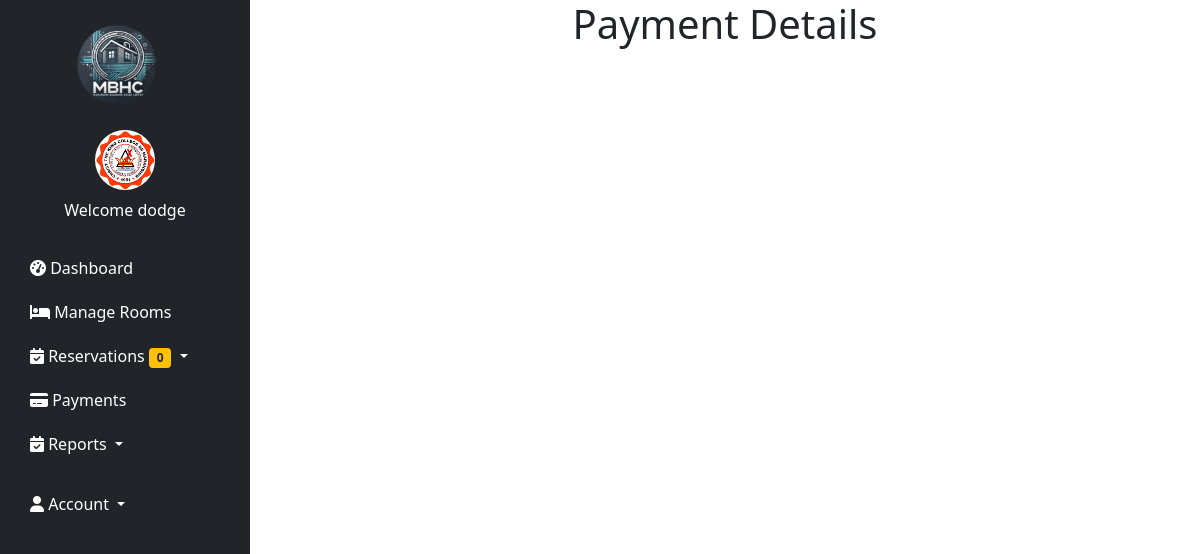
/payment.php (signed in), run on an earlier commit of the app's database.
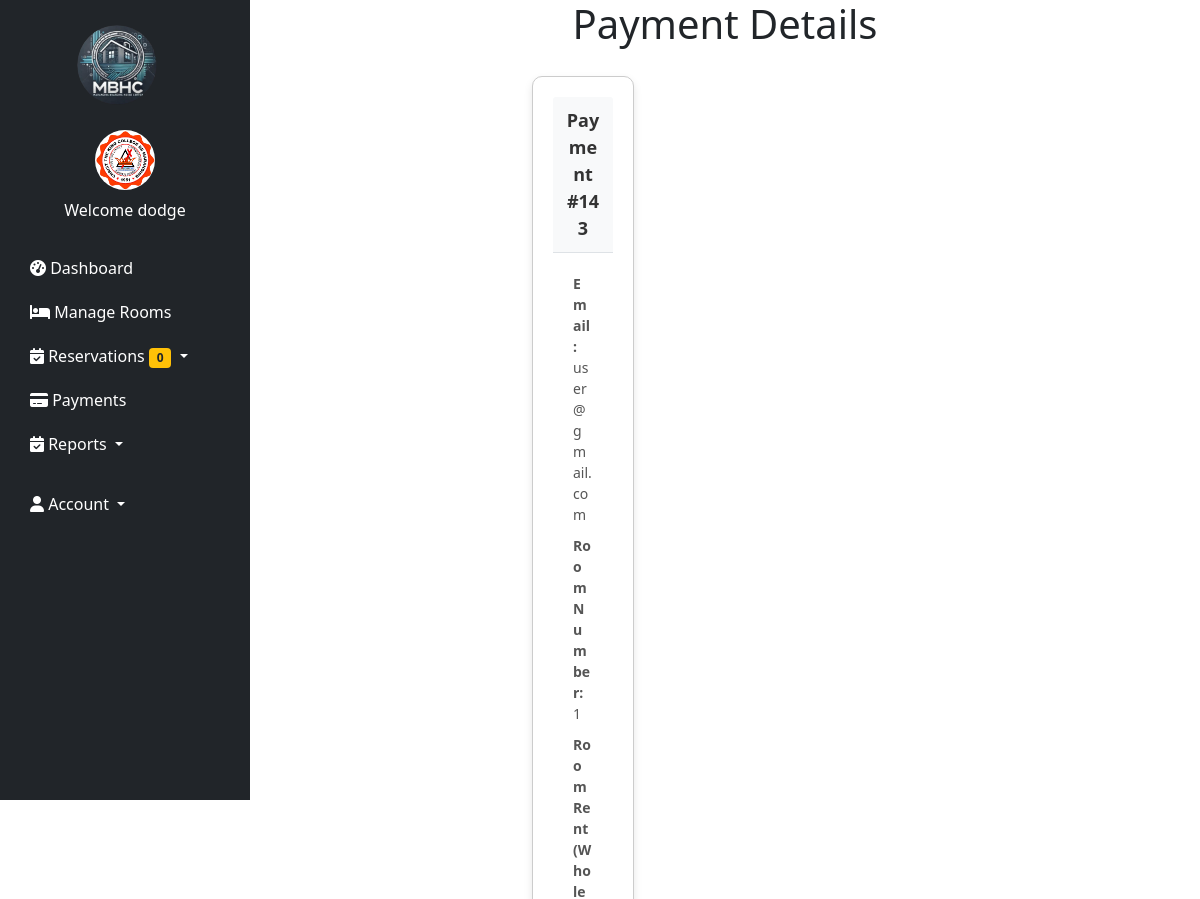
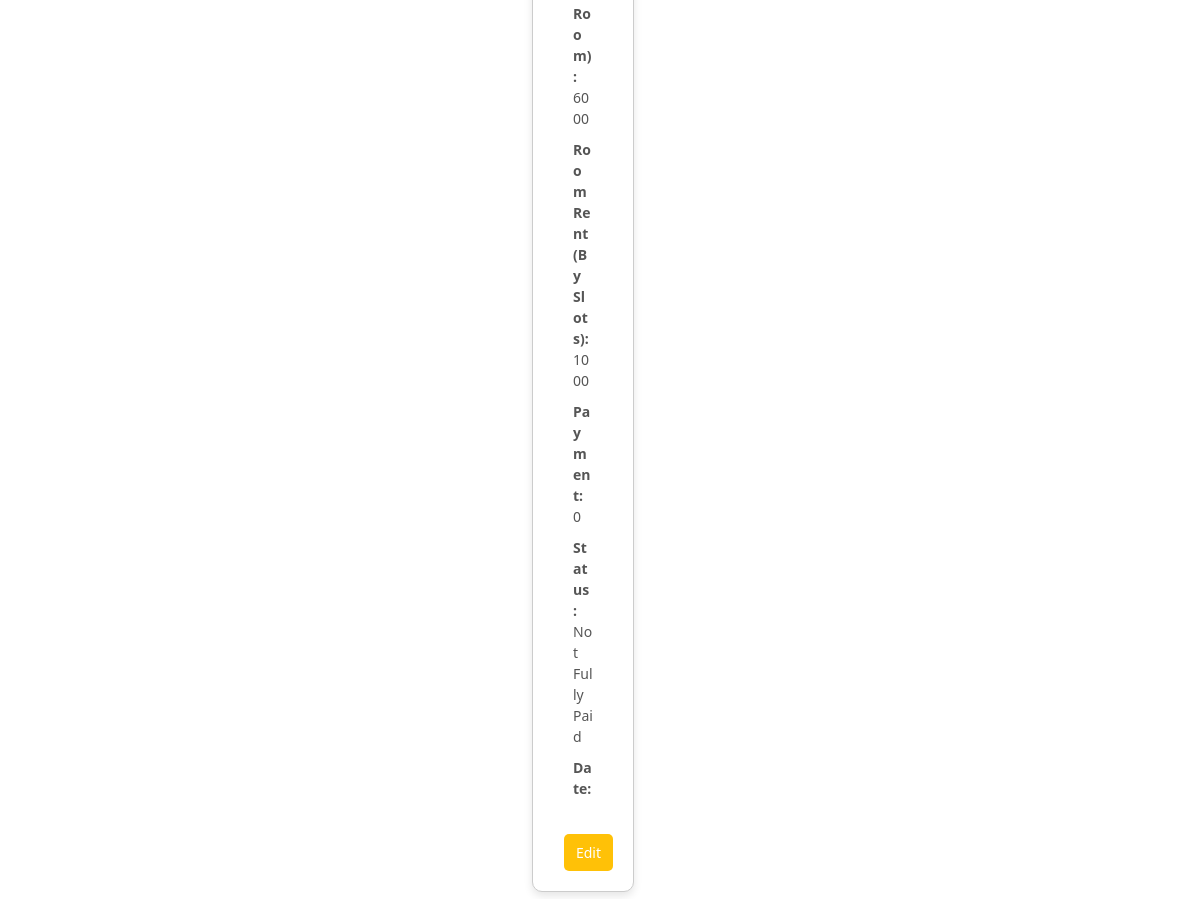
And on a later commit of the database (2 pictures, top to bottom).
### tables this page shows
CREATE TABLE `users` (
  `id` int(11) NOT NULL,
  `image` varchar(255) NOT NULL,
  `fname` varchar(50) NOT NULL,
  `lname` varchar(50) NOT NULL,
  `gender` varchar(255) NOT NULL,
  `tenant_status` varchar(255) NOT NULL,
  `school` varchar(255) NOT NULL,
  `uname` varchar(50) NOT NULL,
  `pass` varchar(50) NOT NULL,
  `role` varchar(50) NOT NULL,
  `hname` varchar(255) NOT NULL
);

CREATE TABLE `payments` (
  `id` int(255) NOT NULL,
  `res_id` int(255) NOT NULL,
  `email` varchar(255) NOT NULL,
  `room_no` int(255) NOT NULL,
  `price` varchar(255) NOT NULL,
  `room_slot` varchar(255) NOT NULL,
  `slot_price` int(255) NOT NULL,
  `payment` int(255) NOT NULL,
  `pay_stat` varchar(255) NOT NULL,
  `pay_date` datetime DEFAULT NULL,
  `hname` varchar(255) NOT NULL,
  `owner` varchar(255) NOT NULL
);

### payment.php (the view, shortened to what this page needs)
<?php require 'php/connection.php';
?>
<!DOCTYPE html>
<html lang="en">
<head>
      <link href="https://cdn.datatables.net/1.10.25/css/jquery.dataTables.min.css" rel="stylesheet">
</head>
<body>
    <?php include 'navigationbar.php'; ?>
    <?php
        if (!empty($_SESSION) && $_SESSION['role'] == 'landlord') {
            $hname = $_SESSION['hname'];
            $query = "SELECT * FROM reservation WHERE hname = '$hname' AND res_stat = 'Confirmed' order by id desc";
            $result = mysqli_query($conn, $query);
            $confirmedReservations = [];
            while ($fetch = mysqli_fetch_assoc($result)) {
                $confirmedReservations[] = $fetch['email'];
            }
        }
    ?>
    <?php if (!empty($_SESSION) && $_SESSION['role'] == 'landlord'): ?>
        <h1>Payment Details</h1>
    <?php endif; ?>
    <div class="container">
    <?php
    if (!empty($_SESSION) && $_SESSION['role'] == 'landlord' && !empty($confirmedReservations)) {
        foreach ($confirmedReservations as $uname) {
            $query = "SELECT * FROM payments WHERE hname = '$hname' AND email = '$uname' ORDER BY id DESC";
            $result = mysqli_query($conn, $query);
            while ($fetch = mysqli_fetch_assoc($result)) {
    ?>
    <div class="card">
        <div class="card-header">
            Payment #<?php echo $fetch['id']; ?>
        </div>
        <div class="card-body">
            <p><strong>Email:</strong> <?php echo $fetch['email']; ?></p>
            <p><strong>Room Number:</strong> <?php echo $fetch['room_no']; ?></p>
            <p><strong>Room Rent (Whole Room):</strong> <?php echo $fetch['price']; ?></p>
            <p><strong>Room Rent (By Slots):</strong> <?php echo $fetch['slot_price']; ?></p>
            <p><strong>Payment:</strong> <?php echo $fetch['payment']; ?></p>
            <p><strong>Status:</strong> <?php echo $fetch['pay_stat']; ?></p>
            <p><strong>Date:</strong> <?php echo $fetch['pay_date']; ?></p>
        </div>
        <div class="button-row">
            <a href="php/payfunction.php?id=<?php echo $fetch['id']; ?>">
                <button>Edit</button>
            </a>
        </div>
    </div>
    <?php
            }
        }
    }
    ?>
</div>
</body>
</html>

### navigationbar.php (shortened to what this page needs)
<?php
require 'php/connection.php';
?>
<?php
        if(!empty($_SESSION['uname'])){
            $uname = $_SESSION['uname'];
            $query = "select * from users where uname = '$uname'";
            $result = mysqli_query($conn, $query);
            $fetch = mysqli_fetch_assoc($result);
        }
        $hname = $_SESSION['hname'];
        $query = "SELECT COUNT(*) AS new_reservations FROM reservation WHERE hname = '$hname' AND res_stat = 'Pending'";
        $result = mysqli_query($conn, $query);
        $row = mysqli_fetch_assoc($result);
        $newReservations = $row['new_reservations'];
    ?>
<!DOCTYPE html>
<html lang="en">
<head>
    <link href="https://cdn.jsdelivr.net/npm/bootstrap@5.0.2/dist/css/bootstrap.min.css" rel="stylesheet">
    <link href="https://cdnjs.cloudflare.com/ajax/libs/font-awesome/6.0.0-beta3/css/all.min.css" rel="stylesheet">
</head>
<body>
    <nav class="sidebar bg-dark">
        <div class="navbar-brand text-center">
            <img src="/bhrm-main/images/0.png" alt="Logo">
        </div>
        <ul class="nav flex-column">
            <li class="nav-item text-center mb-4">
                <img class="rounded-circle mb-2" src="/bhrm-main/<?php echo $fetch['image'] ?? 'default.png'; ?>" alt="Profile" width="60" height="60">
                <span class="d-block text-white">Welcome <?php echo $fetch['fname'] ?? 'Guest'; ?></span>
            </li>
            <li class="nav-item">
                <a class="nav-link" href="/bhrm-main/dashboard.php">
                    <i class="fas fa-tachometer-alt"></i> Dashboard
                </a>
            </li>
            <li class="nav-item">
                <a class="nav-link" href="/bhrm-main/manageroom.php">
                    <i class="fas fa-bed"></i> Manage Rooms
                </a>
            </li>
            <li class="nav-item dropdown">
                <a class="nav-link dropdown-toggle" href="#" id="reservationMenu" role="button" data-bs-toggle="dropdown" aria-expanded="false">
                    <i class="fas fa-calendar-check"></i> Reservations <span class="badge bg-warning text-dark"><?php echo $newReservations; ?></span>
                </a>
            </li>
            <li class="nav-item">
                <a class="nav-link" href="/bhrm-main/payment.php">
                    <i class="fas fa-credit-card"></i> Payments
                </a>
            </li>
            <li class="nav-item dropdown">
                <a class="nav-link dropdown-toggle" href="#" id="reservationMenu" role="button" data-bs-toggle="dropdown" aria-expanded="false">
                    <i class="fas fa-calendar-check"></i> Reports
                </a>
            </li>
            <li class="nav-item dropdown mt-3">
                <a class="nav-link text-white dropdown-toggle" href="#" id="userMenu" role="button" data-bs-toggle="dropdown">
                    <i class="fas fa-user"></i> Account
                </a>
            </li>
        </ul>
    </nav>
</body>
</html>

### payment.php (style rules this page uses)
* { margin: 0; padding: 0; box-sizing: border-box; }
a { text-decoration: none; color: black; }
body { margin: 0; font-family: Arial, sans-serif; margin-left: 220px; }
button { background-color: #007BFF; color: white; border: none; padding: 10px 15px; text-align: center; text-decoration: none; display: inline-block; font-size: 14px; margin: 4px 2px; cursor: pointer; border-radius: 5px; transition: background-color 0.3s; }
.container { margin: 0 250px; width: auto; display: grid; grid-template-columns: 1fr 1fr 1fr; grid-template-rows: 1fr; overflow-y: scroll; overflow-x: scroll; height: auto; }
h1 { text-align: center; }
.card { margin: 20px; padding: 20px; display: flex; flex-direction: column; justify-content: space-between; border: 1px solid #ccc; border-radius: 10px; box-shadow: 0 4px 8px rgba(0, 0, 0, 0.1); background-color: #fff; transition: transform 0.3s ease, box-shadow 0.3s ease; }
.card-header { background-color: #f8f9fa; padding: 10px; border-bottom: 1px solid #dee2e6; font-weight: bold; font-size: 18px; color: #333; text-align: center; }
.card-body { padding: 20px; display: flex; flex-direction: column; gap: 10px; }
.card-body p { margin: 0; font-size: 14px; color: #555; }
.button-row { display: flex; justify-content: flex-end; margin-top: 15px; }
button { padding: 8px 12px; font-size: 14px; color: #fff; background-color: #ffc107; border: none; border-radius: 5px; cursor: pointer; transition: background-color 0.3s ease; }

### navigationbar.php (style rules this page uses)
body { margin-left: 250px; transition: margin-left 0.3s ease; background-color: white; }
.sidebar { position: fixed; top: 0; left: 0; height: 100vh; width: 250px; background-color: #343a40; padding: 20px 15px; z-index: 1000; overflow-y: auto; transition: all 0.3s ease; }
.sidebar .navbar-brand img { width: 80px; height: 80px; border-radius: 50%; margin-bottom: 20px; }
.sidebar .nav-link { color: white; display: block; font-size: 16px; padding: 10px 15px; border-radius: 5px; transition: all 0.3s ease; }

What changed in the data, as far as the page shows it:
added payments: id "143", email "user@gmail.com", room_no "1", price "6000", slot_price "1000", payment "0", pay_stat "Not Fully Paid"
